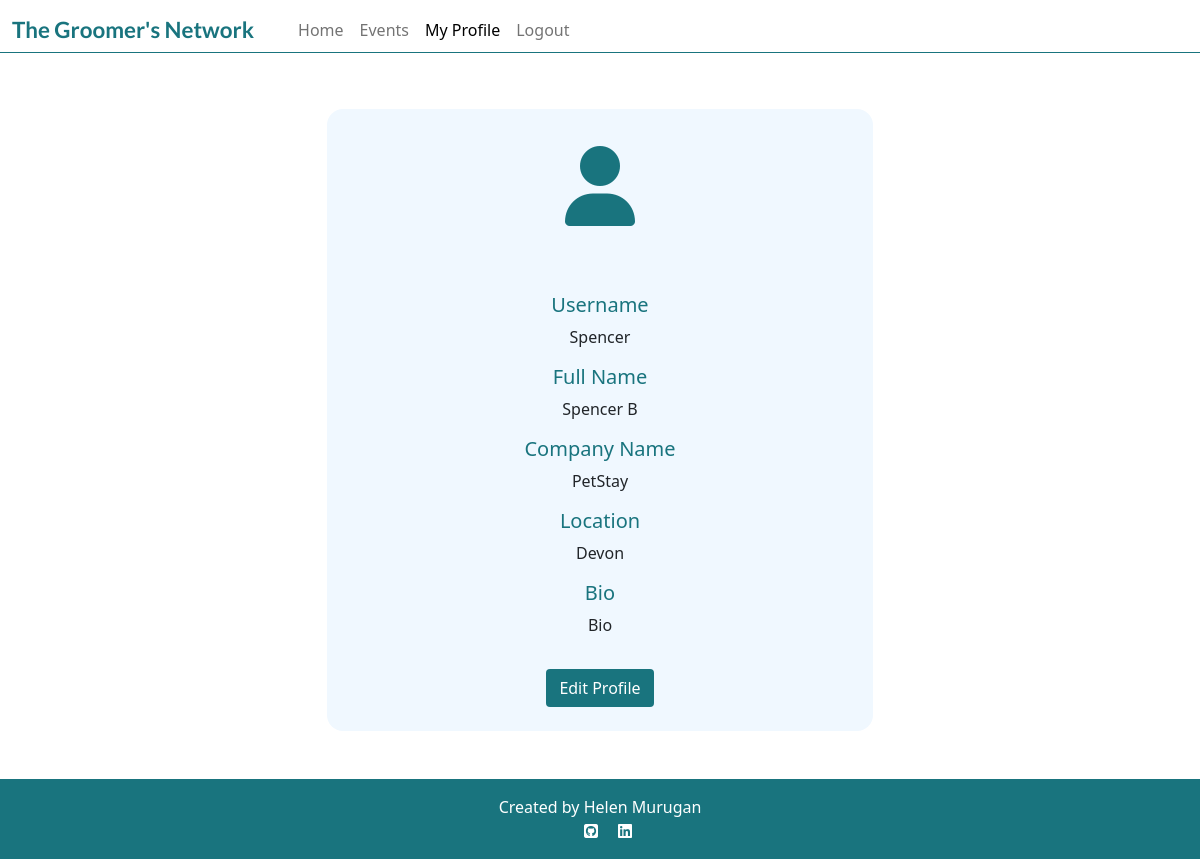
The page /user_profile/admin/ (signed in) on the database its author committed.
### user_profile/models.py (models this page shows)
class Profile(models.Model):
    user = models.OneToOneField(
        User,
        on_delete=models.CASCADE,
        related_name='profile',
        verbose_name='User',
    )
    full_name = models.CharField(
        max_length=50,
        blank=True,
        null=True,
        verbose_name='Full name',
        default='',
    )
    company_name = models.CharField(
        blank=True,
        null=True,
        max_length=30,
        default='',
    )
    location = models.CharField(
        blank=True,
        null=True,
        max_length=30,
        default='',
    )
    bio = models.TextField(
        blank=True,
        null=True,
        max_length=1000,
        default='',
    )

### user_profile/views.py (the view)
class ProfileView(View):
    def get(self, request, *args, **kwargs):
        if request.user.is_authenticated:
            user_profile = get_object_or_404(
                Profile,
                user=request.user
            )
            context = {
                'user_profile': user_profile,
            }
            return render(
                request,
                'my_profile.html',
                context
            )
        else:
            return render(
                request,
                'account/login.html'
            )

### templates/my_profile.html
{% extends 'base.html' %}
{% block nav_profile %}active{% endblock %}
{% load crispy_forms_tags %}
{% block content %}
<section>
    <div class="container my-5">
        <div class="row justify-content-center">
            <div class="col-md-8 col-lg-6">
                <div class="profile-card">
                    <div class="text-center">
                        <p class="card-body teal-text big-fa"><i class="fa-solid fa-user"></i></p>
                    </div>
                    <div class=card-body>
                        <div class="text-center">
                            <h5 class="mb-2 teal-text">Username</h5>
                            <p>{{ request.user.username }}</p>
                            <h5 class="mb-2 teal-text">Full Name</h5>
                                {% if user_profile.full_name %}
                                    <p>{{user_profile.full_name}}</p>
                                {% else %}
                                    <br>
                                {% endif %}
                            <h5 class="mb-2 teal-text">Company Name</h5>
                                {% if user_profile.company_name %}
                                    <p>{{user_profile.company_name}}</p>
                                {% else %}
                                    <br>
                                {% endif %}
                            <h5 class="mb-2 teal-text">Location</h5>
                                {% if user_profile.location %}
                                    <p>{{user_profile.location}}</p>
                                {% else %}
                                    <br>
                                {% endif %}
                            <h5 class="mb-2 teal-text">Bio</h5>
                                {% if user_profile.bio %}
                                    <p>{{user_profile.bio | safe }}</p>
                                {% else %}
                                    <br>
                                {% endif %}
                        </div>
                    </div>
                    <div class="text-center">
                        <a href="{% url 'my_profile_update'  user.profile.pk %}" class="btn btn-signup mb-4">Edit Profile</a>
                    </div>
                </div>
            </div>
        </div>
    </div>
</section>
{% endblock %}

### static/css/style.css (style rules this page uses)
.teal-text { color: #19747E }
.btn-signup { background-color: #19747E; color: #fff; text-decoration: none; }
.profile-card { background-color: aliceblue; border-radius: 1rem; }
.big-fa { font-size: 5rem; }

### rows shown on the page
Profile: full_name "Spencer B", company_name "PetStay", location "Devon", bio "Bio"

### other values the page prints
{{ request.user.username }} "Spencer"
